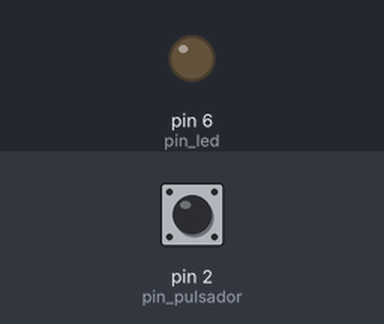
A sketch run on a simulated Arduino Uno, built with avr-gcc and run on an emulated ATmega328P. Parts: output pins drawn as LEDs (lit = HIGH). Inputs (shaded band) come from the test bench; at power-on: pin 2 (pin_pulsador) HIGH.

Above: at 1.2 s.
1.3 s: pin 2 (pin_pulsador) pulled LOW for 0.15 s
At 1.61 s:
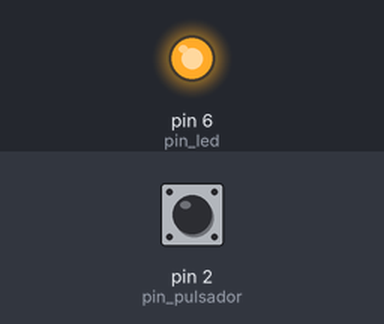
3.1 s: pin 2 (pin_pulsador) pulled LOW for 3.2 s
At 6.6 s:
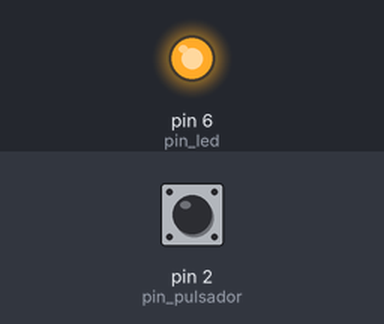
Timing chart, 0 to 8.1 s (numbered marks = the images above; inputs shaded):
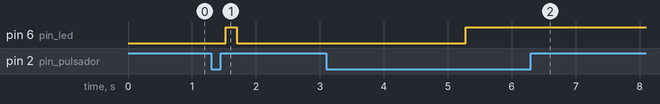

The sketch:

deco_funciona.ino
```cpp
#include <IRremote.h>
IRrecv Receptor_IR(5);
decode_results IR;
IRsend Emisor_IR;
#define pin_pulsador 2
#define pin_led 6
unsigned long millis_anterior_pulsacion = 0;
uint8_t contador_pulsacion = 0;
void setup() {
  Serial.begin(9600);
  pinMode(pin_led, OUTPUT);
  pinMode(pin_pulsador, INPUT_PULLUP);
  Receptor_IR.blink13(true);
}
void tiempo_pulsacion() {
  unsigned long millis_actual_pulsacion = millis();
  if (millis_actual_pulsacion - millis_anterior_pulsacion > 1000UL) {
    millis_anterior_pulsacion = millis_actual_pulsacion;
    contador_pulsacion++;
  }
}
void loop() {
  if (digitalRead(pin_pulsador) == LOW) {
    delay(15);
    if (!digitalRead(pin_pulsador)) {
      tiempo_pulsacion();
      if (contador_pulsacion == 3) { // 3 = Tiempo de pulsacion
        contador_pulsacion = 0;
        //
        //------------------------------------------------------
        digitalWrite(pin_led, HIGH);
        Receptor_IR.enableIRIn();
        while (!Receptor_IR.decode(&IR));
        digitalWrite(pin_led, LOW);
        Serial.println("Lectura - Tipo: " + String(IR.decode_type) + " Bits: " + String(IR.bits) + " Value: " + String(IR.value));

        //------------------------------------------------------
        //
      }
    }
  } else {
    if (contador_pulsacion == 1) {
      contador_pulsacion = 0;
      //
      //------------------------------------------------------
      digitalWrite(pin_led, HIGH);
      switch (IR.decode_type) {
        case NEC: Emisor_IR.sendNEC(IR.value, IR.bits); break ;
        //case NEC: Emisor_IR.sendNEC(0x16753245, 32); break ;
        case SONY: Emisor_IR.sendSony(IR.value, IR.bits); break ;
        case RC5:  Emisor_IR.sendRC5(IR.value, IR.bits); break ;
        case RC6: Emisor_IR.sendRC6(IR.value, IR.bits); break ;
        case DISH: Emisor_IR.sendDISH(IR.value, IR.bits); break ;
        case SHARP: Emisor_IR.sendSharp(IR.value, IR.bits); break ;
        case SAMSUNG: Emisor_IR.sendSAMSUNG(IR.value, IR.bits); break ;
        case LG: Emisor_IR.sendLG(IR.value, IR.bits); break ;
        case PANASONIC: Emisor_IR.sendPanasonic(IR.value, IR.bits); break ;
        case DENON: Emisor_IR.sendDenon(IR.value, IR.bits); break ;
        default:
        case UNKNOWN: delay(100); digitalWrite(pin_led, LOW);
          delay(100); digitalWrite(pin_led, HIGH); break ;
      }
      delay(100);
      digitalWrite(pin_led, LOW);
      //--------------------------------------------------------
      //
    } else {
      contador_pulsacion = 0;
    }
  }
  delay(100);
}
```

Measured:
- after the input at 1.3 s, pin 6 (pin_led): LOW → HIGH after 0.23 s, → LOW 0.17 s later
- after the input at 3.1 s, pin 6 (pin_led): LOW → HIGH after 2.2 s
